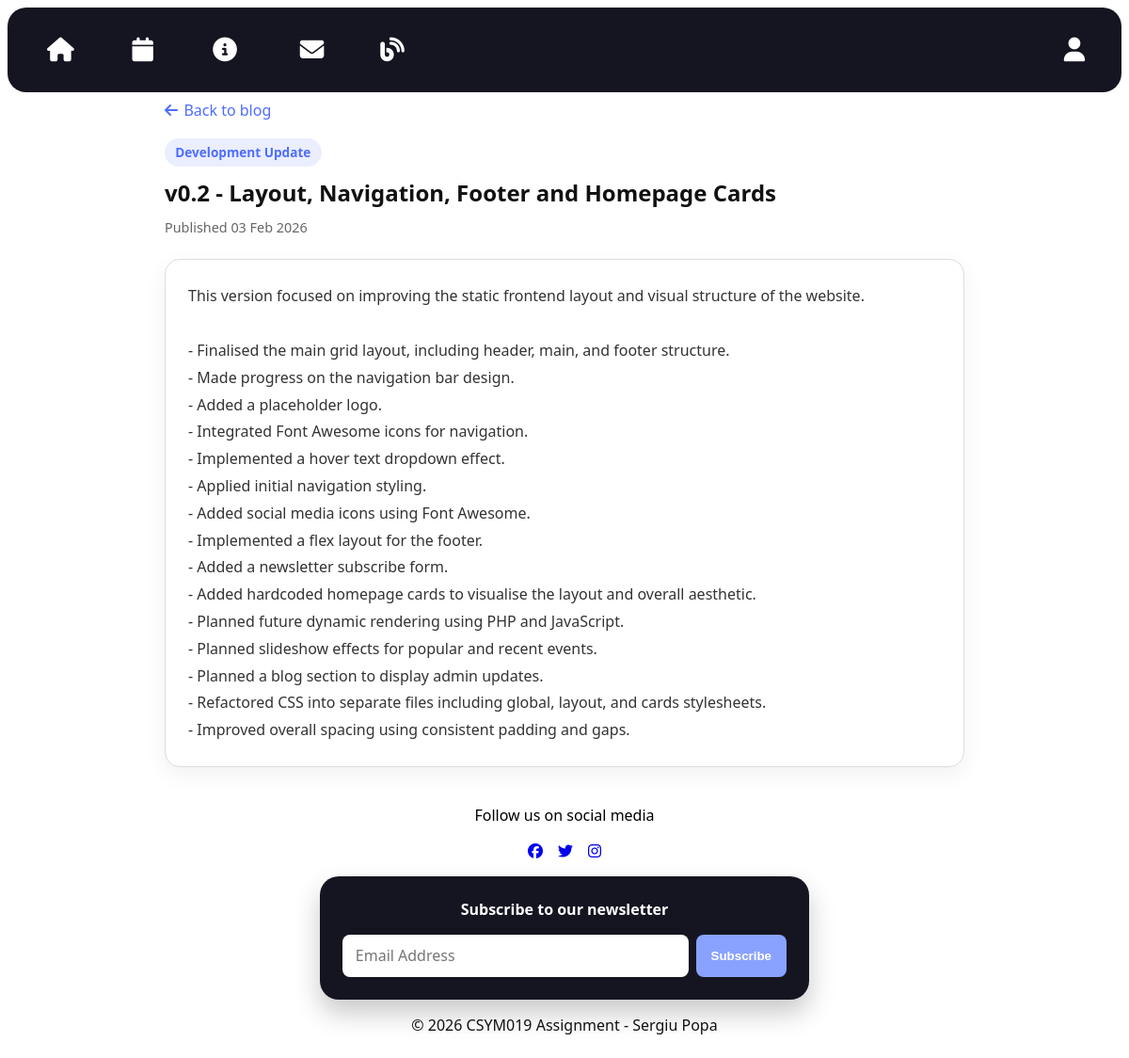
The page /blog/show?id=2 on the database its author committed.
### tables this page shows
CREATE TABLE blog_posts (
    postid INT AUTO_INCREMENT PRIMARY KEY,
    title VARCHAR(255) NOT NULL,
    category VARCHAR(100) NOT NULL,
    content TEXT NOT NULL,
    image_path VARCHAR(255) NULL,
    created_at TIMESTAMP DEFAULT CURRENT_TIMESTAMP,
    updated_at TIMESTAMP NULL DEFAULT NULL ON UPDATE CURRENT_TIMESTAMP
);

### src/framework/Application.php (called while the page is built, shortened)
<?php
class Application
{
    private Router $router;
    public function __construct(Router $router)
    {
        $this->router = $router;
    }
    public function run(): void
    {
        $path = parse_url($_SERVER['REQUEST_URI'], PHP_URL_PATH);
        $route = trim($path ?? '', '/');
        $parts = explode('/', $route);
        $controllerName = $parts[0] ?? 'home';
        $action = $parts[1] ?? 'index';
        $params = array_slice($parts, 2);
        $controller = $this->router->getController($controllerName);
        $page = $controller->$action(...$params);
        $variables = $page['variables'] ?? [];
        $content = $this->render(
            __DIR__ . '/../pages/' . $page['template'],
            $variables
        );
        require __DIR__ . '/../pages/layout.html.php';
    }
    private function render(string $file, array $variables = []): string
    {
        extract($variables);
        require $file;
        return ob_get_clean();
    }
}

### src/index.php (called while the page is built, shortened)
<?php
require_once __DIR__ . '/vendor/autoload.php';
require_once __DIR__ . '/autoload.php';
$router = new framework\Router();
$app = new framework\Application($router);
$app->run();

### src/controllers/BlogController.php (called while the page is built, shortened)
<?php
class BlogController
{
    private BlogTable $blogPosts;
    public function __construct()
    {
        $this->blogPosts = new BlogTable();
    }
    public function show(): array
    {
        $id = $_GET['id'] ?? null;
        $post = $this->blogPosts->findById((int) $id);
        return [
            'title' => $post->title,
            'template' => 'blogPost.html.php',
            'styles' => ['blog.css'],
            'variables' => [
                'post' => $post
            ]
        ];
    }
}

### src/autoload.php (called while the page is built, shortened)
<?php
spl_autoload_register(function (string $class) {
    $baseDir = __DIR__ . '/';
    $file = $baseDir . str_replace('\\', '/', $class) . '.php';
});

### src/framework/Database.php (called while the page is built, shortened)
<?php
class Database
{
    private static ?PDO $connection = null;
    public static function getConnection(): PDO
    {
        if (self::$connection === null) {
            $host = 'db';
            $db   = 'csym019_db';
            $user = 'csym019_user';
            $pass = 'csym019_pass';
            try {
                self::$connection = new PDO(
                    "mysql:host=$host;dbname=$db;charset=utf8mb4",
                    $user,
                    $pass
                );
                self::$connection->setAttribute(
                    PDO::ATTR_ERRMODE,
                    PDO::ERRMODE_EXCEPTION
                );
                self::$connection->setAttribute(
                    PDO::ATTR_DEFAULT_FETCH_MODE,
                    PDO::FETCH_ASSOC
                );
            } catch (PDOException $e) {
                die('Database connection failed: ' . $e->getMessage());
            }
        }
        return self::$connection;
    }
}

### src/models/BlogTable.php (called while the page is built, shortened)
<?php
class BlogTable
{
    private DatabaseHelper $table;
    public function __construct()
    {
        $this->table = new DatabaseHelper(
            Database::getConnection(),
            'blog_posts',
            'postid',
            BlogModel::class
        );
    }
    public function findById(int $postid): object|false
    {
        return $this->table->find('postid', $postid);
    }
}

### src/framework/DatabaseHelper.php (called while the page is built, shortened)
<?php
class DatabaseHelper
{
    private PDO $pdo;
    private string $table;
    private string $className;
    public function __construct(
        PDO $pdo,
        string $table,
        string $primaryKey,
        string $className = 'stdClass'
    ) {
        $this->pdo = $pdo;
        $this->table = $table;
        $this->className = $className;
    }
    public function find(string $field, mixed $value): object|false
    {
        $stmt = $this->pdo->prepare(
            "SELECT * FROM {$this->table} WHERE {$field} = :value"
        );
        $stmt->execute([
            'value' => $value
        ]);
        $stmt->setFetchMode(PDO::FETCH_CLASS, $this->className);
        return $stmt->fetch();
    }
}

### src/pages/blogPost.html.php (the view)
<article class="blog-single">
    <a class="blog-back" href="/blog">
        <i class="fa-solid fa-arrow-left"></i> Back to blog
    </a>
    <header class="blog-single-header">
        <span class="blog-label">
            <?= htmlspecialchars($post->category) ?>
        </span>
        <h1>
            <?= htmlspecialchars($post->title) ?>
        </h1>
        <p class="blog-meta">
            Published <?= date('d M Y', strtotime($post->created_at)) ?>
        </p>
    </header>
    <div class="blog-single-content">
        <?= nl2br(htmlspecialchars($post->content)) ?>
    </div>
</article>

### src/styles/global.css (style rules this page uses)
:root { --bg: #ffffff; }
html { overflow-x: hidden; }
body { margin: 0; font-family: system-ui, -apple-system, Segoe UI, Roboto, Arial, sans-serif; background: var(--bg); overflow-x: hidden; }
* { box-sizing: border-box; }

### src/styles/layout.css (style rules this page uses)
:root { --nav-pad: 0.75rem; --nav-gap: 0.75rem; --icon-size: 1.6rem; --logo-height: 2.5rem; }
body { display: grid; grid-template-rows: auto 1fr auto; min-height: 100vh; margin: 0; }

### src/styles/cards.css (style rules this page uses)
:root { --card-panel-color: #151521; --card-text-color: #f4f4f7; --card-secondary-color: #b8b8c6; --card-border-color: rgba(255, 255, 255, 0.1); --card-radius-size: 16px; --card-gap: clamp(12px, 2vw, 20px); --card-pad: clamp(14px, 2vw, 18px); }

### src/styles/blog.css (style rules this page uses)
.blog-label { width: fit-content; border-radius: 999px; padding: 0.35rem 0.7rem; background: rgba(138, 162, 255, 0.18); color: #4f6dff; font-size: 0.85rem; font-weight: 600; }
.blog-meta { margin: 0; color: #666; font-size: 0.9rem; }
.blog-single { max-width: 850px; margin: 0 auto; color: #111; }
.blog-back { display: inline-flex; gap: 0.4rem; align-items: center; margin-bottom: 1.2rem; color: #4f6dff; text-decoration: none; }
.blog-single-header { display: flex; flex-direction: column; gap: 0.7rem; margin-bottom: 1.5rem; }
.blog-single-header h1 { margin: 0; color: #111; }
.blog-single-content { border: 1px solid #ddd; border-radius: 16px; background: #fff; color: #333; padding: 1.5rem; line-height: 1.8; box-shadow: 0 8px 24px rgba(0, 0, 0, 0.06); }

### rows shown on the page
blog_posts: category "Development Update", title "v0.2 - Layout, Navigation, Footer and Homepage Cards", created_at "03 Feb 2026", content "This version focused on improving the static frontend layout and visual structure of the website. - Finalised the main grid layout, including header, main, and footer structure. - Made progress on the navigation bar design. - Added a placeholder logo. - Integrated Font Awesome icons for navigation. - Implemented a hover text dropdown effect. - Applied initial navigation styling. - Added social media icons using Font Awesome. - Implemented a flex layout for the footer. - Added a newsletter subscribe form. - Added hardcoded homepage cards to visualise the layout and overall aesthetic. - Planned future dynamic rendering using PHP and JavaScript. - Planned slideshow effects for popular and…"
